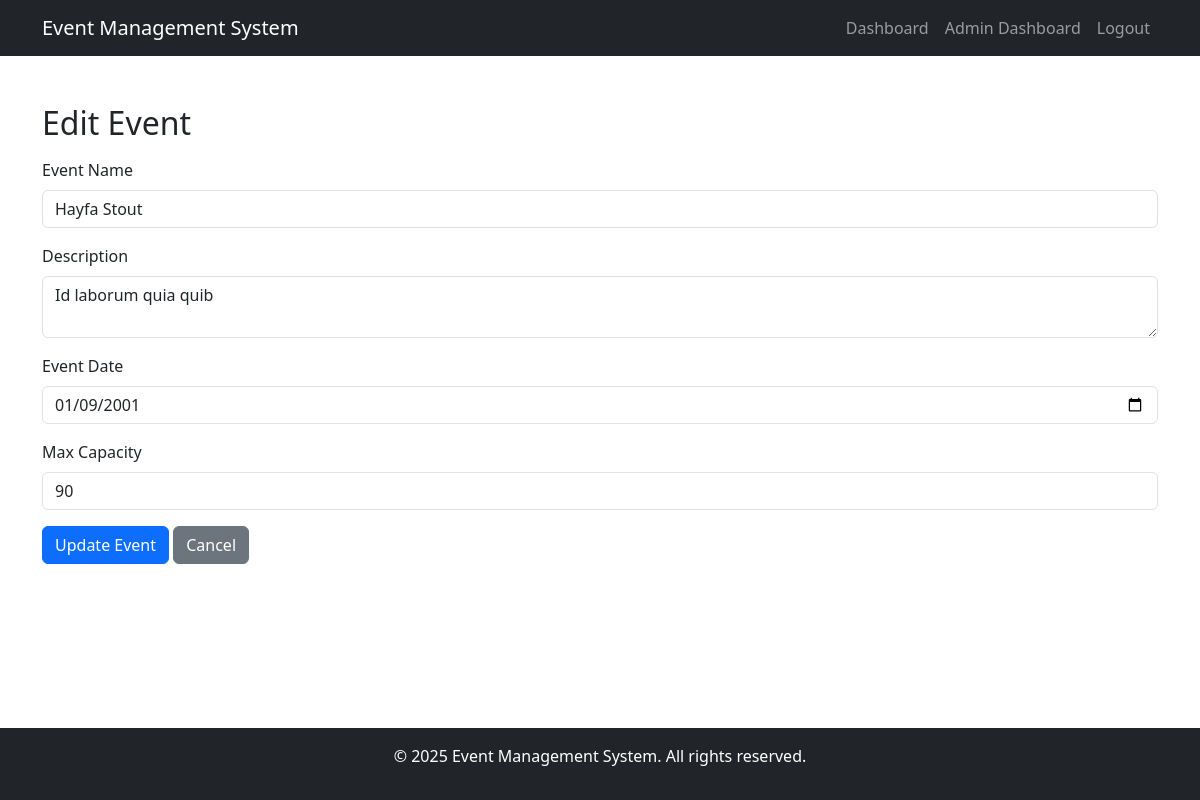
The app's page /edit_event.php?id=34 (signed in) with its own data.
### tables this page shows
CREATE TABLE `events` (
  `id` int(11) NOT NULL,
  `user_id` int(11) NOT NULL,
  `name` varchar(100) NOT NULL,
  `description` text DEFAULT NULL,
  `event_date` date NOT NULL,
  `max_capacity` int(11) NOT NULL,
  `created_at` timestamp NOT NULL DEFAULT current_timestamp()
);

### edit_event.php (the view, shortened to what this page needs)
<?php
require 'includes/db.php';
$event_id = $_GET['id'] ?? null;
$stmt = $pdo->prepare("SELECT * FROM events WHERE id = :id AND user_id = :user_id");
$stmt->execute(['id' => $event_id, 'user_id' => $_SESSION['user_id']]);
$event = $stmt->fetch();
?>
<!DOCTYPE html>
<html lang="en">
<head>
    <link rel="stylesheet" href="https://cdn.jsdelivr.net/npm/bootstrap@5.3.0/dist/css/bootstrap.min.css">
    <link rel="stylesheet" href="assets/css/styles.css">
</head>
<body>
     <?php include 'includes/header.php'; ?>
    <div class="container mt-5">
        <h2>Edit Event</h2>
        <form method="POST" class="mt-3">
            <div class="mb-3">
                <label for="name" class="form-label">Event Name</label>
                <input type="text" class="form-control" id="name" name="name" value="<?php echo htmlspecialchars($event['name']); ?>" required>
            </div>
            <div class="mb-3">
                <label for="description" class="form-label">Description</label>
                <textarea class="form-control" id="description" name="description" required><?php echo htmlspecialchars($event['description']); ?></textarea>
            </div>
            <div class="mb-3">
                <label for="event_date" class="form-label">Event Date</label>
                <input type="date" class="form-control" id="event_date" name="event_date" value="<?php echo htmlspecialchars($event['event_date']); ?>" required>
            </div>
            <div class="mb-3">
                <label for="max_capacity" class="form-label">Max Capacity</label>
                <input type="number" class="form-control" id="max_capacity" name="max_capacity" value="<?php echo htmlspecialchars($event['max_capacity']); ?>" required>
            </div>
            <button type="submit" class="btn btn-primary">Update Event</button>
            <a href="dashboard.php" class="btn btn-secondary">Cancel</a>
        </form>
    </div>
 <?php include 'includes/footer.php'; ?>
</body>
</html>

### assets/css/styles.css (style rules this page uses)
html, body { height: 100%; margin: 0; }
body { display: flex; flex-direction: column; }
.container { flex: 1; }

### records on screen
events: name "Hayfa Stout", description "Id laborum quia quib", event_date "01/09/2001", max_capacity "90"
